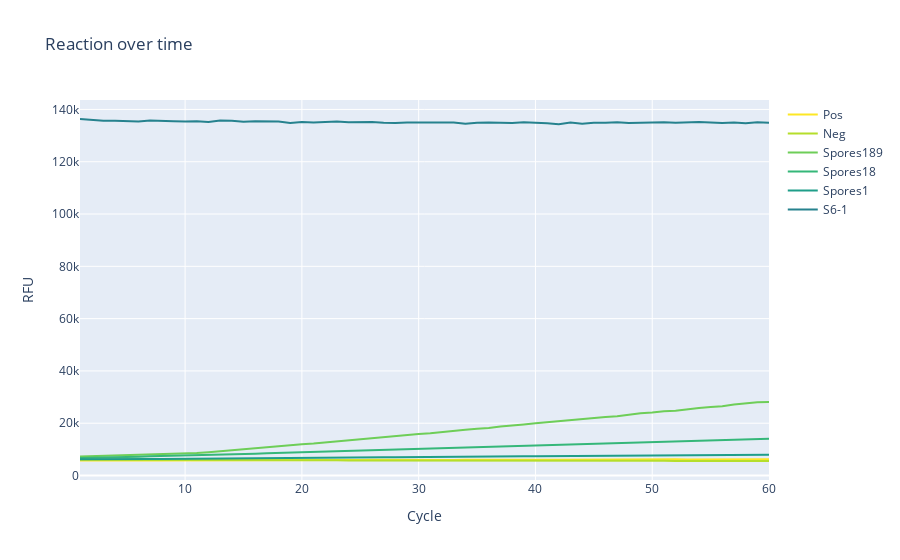

Here is the notebook cell this chart was saved with:
### Code cell
import pandas as pd
import plotly.express as px
import plotly.graph_objs as go
import plotly.colors as pc

# Load CSV-file into a pandas DataFrame
df = pd.read_csv("Measurement 1.csv", sep=";")

# Calculate the mean of the replicates for each column
cols_to_avg = ["Pos", "Neg", "Spores189", "Spores18", "Spores1", "S6-1"]
grouped_df = df[cols_to_avg].groupby(df["Cycle"]).mean()

# Define a continuous color scale
color_scale = pc.sequential.Viridis_r

# Create a new empty figure
fig = go.Figure()

# Plot each line separately with a for loop
for col in cols_to_avg:
    fig.add_trace(go.Scatter(x=grouped_df.index, y=grouped_df[col], mode='lines',
                             name=col, line=dict(color=color_scale[len(fig.data)], width=2)))

# Set the title and axis labels
fig.update_layout(title="Reaction over time", xaxis_title="Cycle", yaxis_title="RFU")

# Display the plot using plotly.offline.iplot()
fig.show()
